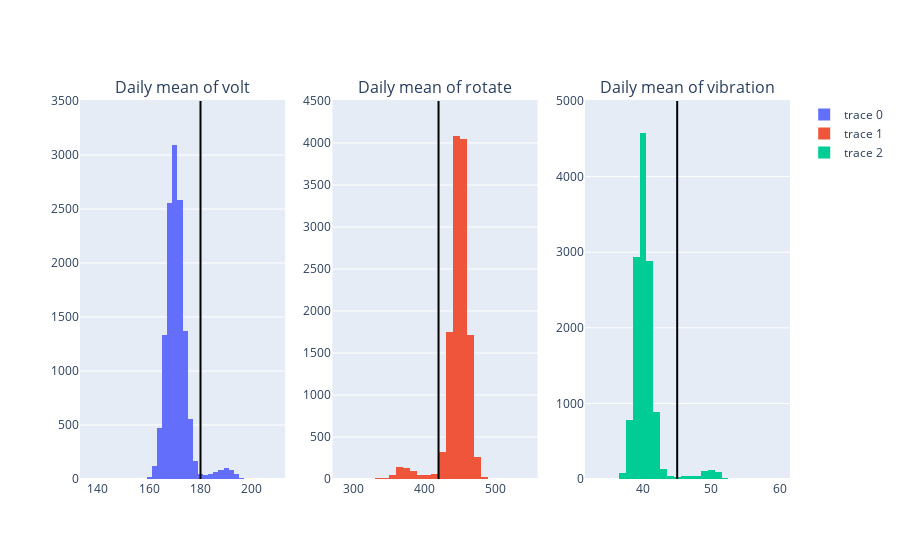

Notebook source saved alongside this figure:
### Code cell
import plotly.graph_objects as go
from plotly.subplots import make_subplots

fig = make_subplots(rows=1, cols=3, subplot_titles=(
                        "Daily mean of volt", 
                        "Daily mean of rotate", 
                        "Daily mean of vibration"))

trace0 = go.Histogram(x=df_model3_daily['volt'], nbinsx=50)
trace1 = go.Histogram(x=df_model3_daily['rotate'], nbinsx=50)
trace2 = go.Histogram(x=df_model3_daily['vibration'], nbinsx=50)

fig.add_vline(
    row[1]['datetime'], 
)

fig.append_trace(trace0, 1, 1)
fig.append_trace(trace1, 1, 2)
fig.append_trace(trace2, 1, 3)

fig.add_shape(type='line',
              x0=180,x1=180,y0=0,y1=3500,
              line=dict(color='Black',),
              row=1,
              col=1)

fig.add_shape(type='line',
              x0=420,x1=420,y0=0,y1=4500,
              line=dict(color='Black',),
              row=1,
              col=2)

fig.add_shape(type='line',
              x0=45,x1=45,y0=0,y1=5000,
              line=dict(color='Black',),
              row=1,
              col=3)
fig.show()

### Figure 1 — Plotly figure (JSON) as saved in the notebook; plotly's stock layout.template omitted (floating-point values rounded to 4 significant figures; data arrays with more than 128 entries replaced by an {"elided": "..."} marker saying what was removed)
{"data": [{"nbinsx": 50, "type": "histogram", "x": {"elided": "12810 float values"}, "xaxis": "x", "yaxis": "y"}, {"nbinsx": 50, "type": "histogram", "x": {"elided": "12810 float values"}, "xaxis": "x2", "yaxis": "y2"}, {"nbinsx": 50, "type": "histogram", "x": {"elided": "12810 float values"}, "xaxis": "x3", "yaxis": "y3"}], "layout": {"annotations": [{"font": {"size": 16}, "showarrow": false, "text": "Daily mean of volt", "x": 0.1444, "xanchor": "center", "xref": "paper", "y": 1, "yanchor": "bottom", "yref": "paper"}, {"font": {"size": 16}, "showarrow": false, "text": "Daily mean of rotate", "x": 0.5, "xanchor": "center", "xref": "paper", "y": 1, "yanchor": "bottom", "yref": "paper"}, {"font": {"size": 16}, "showarrow": false, "text": "Daily mean of vibration", "x": 0.8556, "xanchor": "center", "xref": "paper", "y": 1, "yanchor": "bottom", "yref": "paper"}], "shapes": [{"line": {"color": "Black"}, "type": "line", "x0": 180, "x1": 180, "xref": "x", "y0": 0, "y1": 3500, "yref": "y"}, {"line": {"color": "Black"}, "type": "line", "x0": 420, "x1": 420, "xref": "x2", "y0": 0, "y1": 4500, "yref": "y2"}, {"line": {"color": "Black"}, "type": "line", "x0": 45, "x1": 45, "xref": "x3", "y0": 0, "y1": 5000, "yref": "y3"}], "xaxis": {"anchor": "y", "domain": [0, 0.2889]}, "xaxis2": {"anchor": "y2", "domain": [0.3556, 0.6444]}, "xaxis3": {"anchor": "y3", "domain": [0.7111, 1]}, "yaxis": {"anchor": "x", "domain": [0, 1]}, "yaxis2": {"anchor": "x2", "domain": [0, 1]}, "yaxis3": {"anchor": "x3", "domain": [0, 1]}}}
